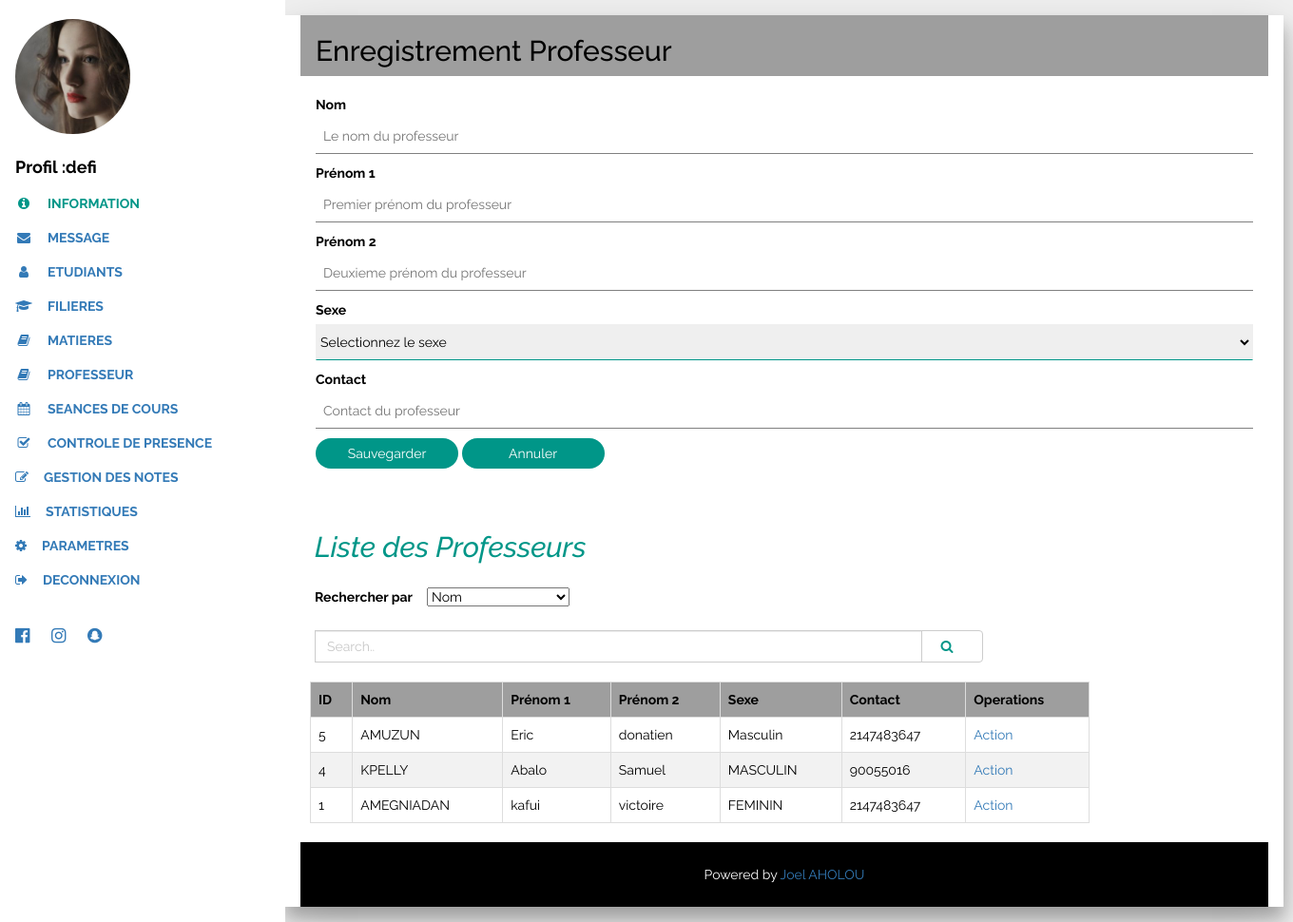
The app's page /index_etablissement_professeur.php?id=1 with its own data.
### tables this page shows
CREATE TABLE IF NOT EXISTS `etablissement` (
`id` int(11) NOT NULL,
  `pseudo` varchar(20) NOT NULL,
  `mail` varchar(60) NOT NULL,
  `motdepasse` varchar(90) NOT NULL
);

CREATE TABLE IF NOT EXISTS `professeur` (
`idpo` int(11) NOT NULL,
  `no` varchar(35) NOT NULL,
  `p1` varchar(15) NOT NULL,
  `p2` varchar(15) NOT NULL,
  `sx` varchar(10) NOT NULL,
  `ct` int(20) NOT NULL,
  `pop` varchar(200) DEFAULT NULL,
  `motdepasse` varchar(50) NOT NULL,
  `pseudo` varchar(50) NOT NULL
);

### index_etablissement_professeur.php (the view, shortened to what this page needs)
<?php
  $bdd = new PDO('mysql:host=127.0.0.1; dbname=scolarite1','root', '');
if (isset($_GET['id']))
{
    $getid = intval($_GET['id']);
    $requser = $bdd->prepare('SELECT * FROM etablissement WHERE id = ? ');
    $requser->execute(array($getid));
    $userinfo=$requser->fetch();
?>
<!DOCTYPE html>
<html>
<link rel="stylesheet" href="w3.css">
<link rel="stylesheet" href="font-awesome.min.css">
<link rel="stylesheet" href="bootstrap.min.css">
<body class="w3-light-grey w3-content" style="max-width:1600px">
<nav class="w3-sidenav w3-collapse w3-white w3-animate-left" style="z-index:3;width:300px;" id="mySidenav"><br>
  <div class="w3-container">
    <img src="w3images/avatar_g2.jpg" style="width:45%;" class="w3-circle"><br><br>
    <h4 class="w3-padding-0"><b> Profil :<?php echo $userinfo['pseudo']; ?></b></h4>
	<?php
                  if (isset($_SESSION['id']) AND $userinfo['id'] == $_SESSION['id']) {
                    ?>
  </div>
  <a href="#portfolio" onclick="w3_close()" class="w3-padding w3-text-teal"><i class="fa fa fa-info-circle fa-fw w3-margin-right"></i>INFORMATION</a>
  <a href="#about" onclick="w3_close()" class="w3-padding"><i class="fa fa-envelope fa-fw w3-margin-right"></i>MESSAGE</a>
	<a href="index_etablissement_etudiant.php?id=<?php echo ($_SESSION['id']);?>" onclick="w3_close()" class="w3-padding"><i class="fa  fa fa-user fa-fw w3-margin-right"></i>ETUDIANTS</a>
	<a href="index_etablissement_filiere.php?id=<?php echo ($_SESSION['id']);?>" onclick="w3_close()" class="w3-padding"><i class="fa  fa-mortar-board fa-fw w3-margin-right"></i>FILIERES</a>
	<a href="index_etablissement_matiere.php?id=<?php echo ($_SESSION['id']);?>" onclick="w3_close()" class="w3-padding"><i class="fa  fa fa-book fa-fw w3-margin-right"></i>MATIERES</a>
	<a href="index_etablissement_professeur.php?id=<?php echo ($_SESSION['id']);?>" onclick="w3_close()" class="w3-padding"><i class="fa  fa fa-book fa-fw w3-margin-right"></i>PROFESSEUR</a>
	<a href="index_etablissement_cours.php?id=<?php echo ($_SESSION['id']);?>" onclick="w3_close()" class="w3-padding"><i class="fa  fa fa-calendar fa-fw w3-margin-right"></i>SEANCES DE COURS</a>
   <a href="#" onclick="w3_close()" class="w3-padding"><i class="fa  fa fa-check-square-o fa-fw w3-margin-right"></i>CONTROLE DE PRESENCE</a>
   <a href="#" onclick="w3_close()" class="w3-padding"><i class="fa fa fa-edit w3-margin-right"></i>GESTION DES NOTES</a>
   <a href="#" onclick="w3_close()" class="w3-padding"><i class="fa fa fa-bar-chart-o w3-margin-right"></i>STATISTIQUES</a>
   <a href="#" onclick="w3_close()" class="w3-padding"><i class="fa fa fa-cog w3-margin-right"></i>PARAMETRES</a>
   <a href="deconnexion.php" onclick="w3_close()" class="w3-padding"><i class="fa fa fa-sign-out w3-margin-right"></i>DECONNEXION</a>
  <div class="w3-section w3-padding-top w3-large">
    <a href="#" class="w3-hover-white w3-hover-text-indigo w3-show-inline-block"><i class="fa fa-facebook-official"></i></a>
    <a href="#" class="w3-hover-white w3-hover-text-purple w3-show-inline-block"><i class="fa fa-instagram"></i></a>
    <a href="#" class="w3-hover-white w3-hover-text-yellow w3-show-inline-block"><i class="fa fa-snapchat"></i></a>
     <?php
                    }
                    ?>
  </div>
</nav>
<div class="w3-main" style="margin-left:300px">
  <div class="w3-panel w3-card-12 w3-margin-bottom w3-white" style="width:1050px;">
		<div class="w3-container w3-grey">
  <h2>Enregistrement Professeur</h2>
</div>
<br/>
<form class="w3-container" method="POST" action="">
  <p>
  <label for="nom">Nom</label>
  <input class="w3-input" type="text" autocomplete="off" type="text" value="<?php if (isset($nom)) { echo $nom; } ?>" placeholder="Le nom du professeur" id="nom" name="nom"></p>
 <p>
              <label for="pre" >Prénom 1</label>
              <input class="w3-input" type="text" value="<?php if (isset($pre)) {echo $pre; } ?>" autocomplete="off" placeholder="Premier prénom du professeur" id="pre" name="pre"></p>
              <p>
              <label for="pre1" >Prénom 2</label>
              <input class="w3-input" type="text" autocomplete="off" value="<?php if (isset($pre1)) {echo $pre1;} ?>" placeholder="Deuxieme prénom du professeur" id="pre1" name="pre1"></p>
              <p>
              <label for="sx" >Sexe</label>
              <select name="sx" class="w3-select" id="sx" >
                <option value="">Selectionnez le sexe</option>
              </select>
              </p>
              <p>
              <label for="ct">Contact</label>
              <input class="w3-input" type="tel" autocomplete="off" value="<?php if (isset($ct)) {echo $ct; } ?>" placeholder="Contact du professeur" id="ct" name="ct"></p>
  <p><button type="submit" name="forminscription" class="w3-btn w3-teal w3-round-xxlarge">Sauvegarder</button>
  <button  type="reset" class="w3-btn w3-teal w3-round-xxlarge">Annuler</button></p>
</form><br/>
		<h2 class="w3-text-teal w3-padding-16" style="margin-left:15px;"><i>Liste des Professeurs</i></h2>
<?php
    $bdd = new PDO('mysql:host=127.0.0.1; dbname=scolarite1','root', '');
      $_select = $bdd->prepare("SELECT * FROM professeur order by idpo desc limit 10");
    $_select->execute();
    ?>
	<form method="POST" action="">
  <div class="input-group">
  <label for="choix" style="margin-left:15px;">Rechercher par </label>
    <select class=""  style="width:150px; margin-left:15px;" name="choix">
      <option value="">Nom</option>
    </select><br/><br/>
    <input type="text" class="form-control" style="margin-left:15px; " name="search" value="<?php if (isset($search)) {echo ($search);} ?>" placeholder="Search..">
    <div class="input-group-btn">
      <button class="btn btn-default" style="margin-right:300px; margin-top:45px;" type="submit">
        <i class="fa fa-search fa-fw w3-margin-right w3-text-teal" style="margin-left:5px;" ></i>
      </button>
    </div>
  </div>
</form>
<br/>
 <div class="table-responsive ">
  <table style="width:820px; margin-left:10px;">
    <thead>
      <tr>
        <th>ID </th>
        <th>Nom </th>
        <th>Prénom 1</th>
		<th>Prénom 2</th>
		<th>Sexe</th>
		<th>Contact</th>
        <th>Operations</th>
      </tr>
    </thead>
    <tbody>
     <?php  while ($s=$_select->fetch(PDO::FETCH_OBJ)) {
?>
      <tr>
        <td><?php echo $s->idpo;?></td>
        <td><?php echo $s->no;?></td>
        <td><?php echo $s->p1;?></td>
        <td><?php echo $s->p2;?></td>
        <td><?php echo $s->sx;?></td>
		<td><?php echo $s->ct;?></td>
        <td>
       <a href="index_etablissement_professeur_action.php?idpo=<?php echo $s->idpo;?>" target="_parent"  style="text-decoration:none;">Action</a></td>
		     <?php
                    }
                    ?>
	</div>
  </table><br/>
</div>
  <div class="w3-black w3-center w3-padding-24">Powered by <a href="default.html" title="W3.CSS" target="_blank" class="w3-hover-opacity">Joel AHOLOU</a></div>
</div>
</body>
</html>
<?php
  }else{
    echo "Desole";
  }
?>

### index_etablissement_professeur.php (style rules this page uses)
body,h1,h2,h3,h4,h5,h6 { font-family: "Raleway", sans-serif }
.w3-sidenav a,.w3-sidenav h4 { font-weight:bold }
table { border-collapse: collapse; width: 100%; border: 1px solid #ddd; }
th, td { text-align: left; padding: 8px; border: 1px solid #ddd; }
tr:nth-child(even) { background-color: #f2f2f2 }
th { background-color: #9E9E9E; color: black; }
.w3-btn { width:150px; }

### records on screen
etablissement: pseudo "defi"
professeur: idpo "5", no "AMUZUN", p1 "Eric", p2 "donatien", sx "Masculin", ct "2147483647"
professeur: idpo "4", no "KPELLY", p1 "Abalo", p2 "Samuel", sx "MASCULIN", ct "90055016"
professeur: idpo "1", no "AMEGNIADAN", p1 "kafui", p2 "victoire", sx "FEMININ", ct "2147483647"
